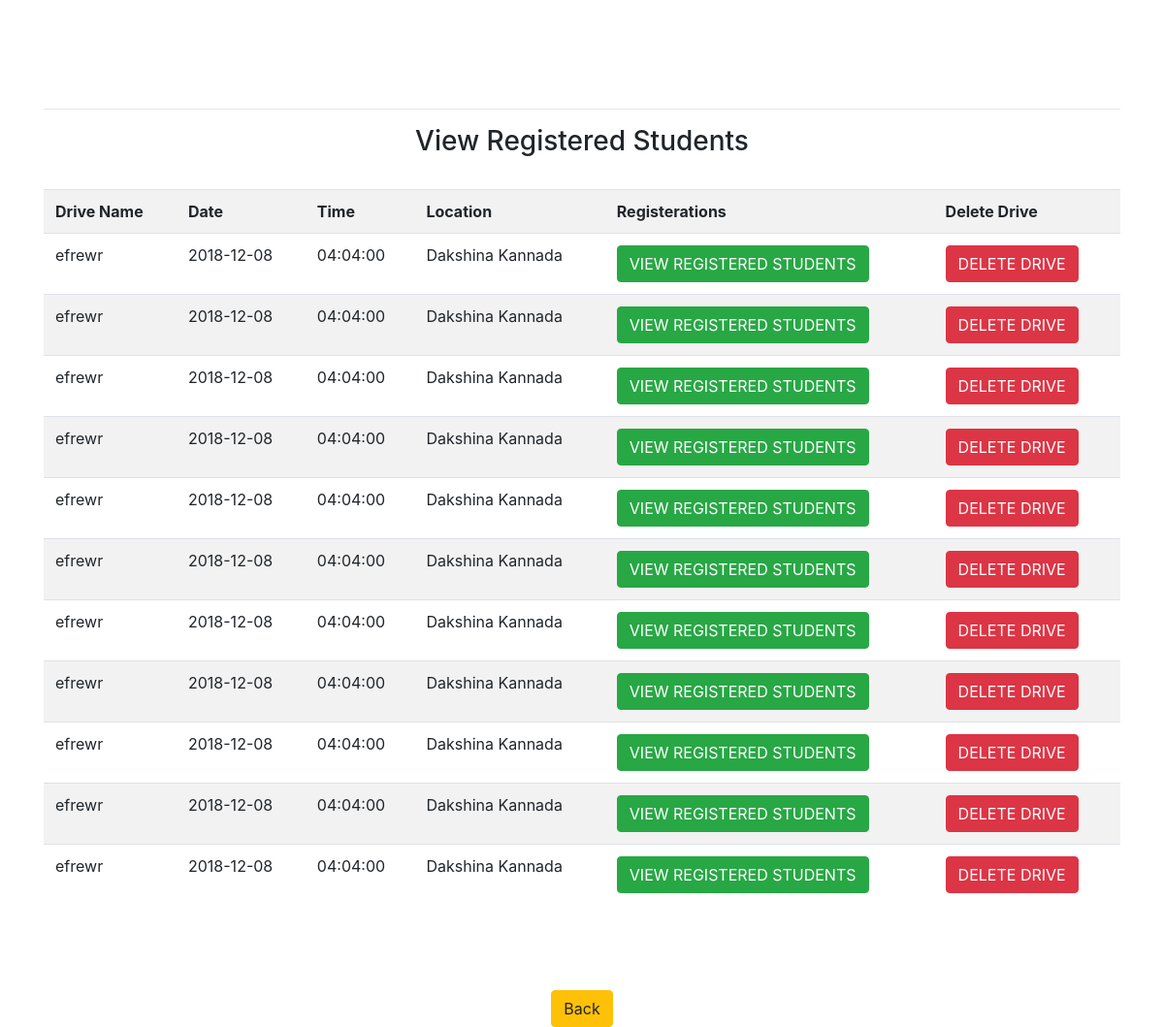
Before: /managedrives.php (signed in) with the older database file.
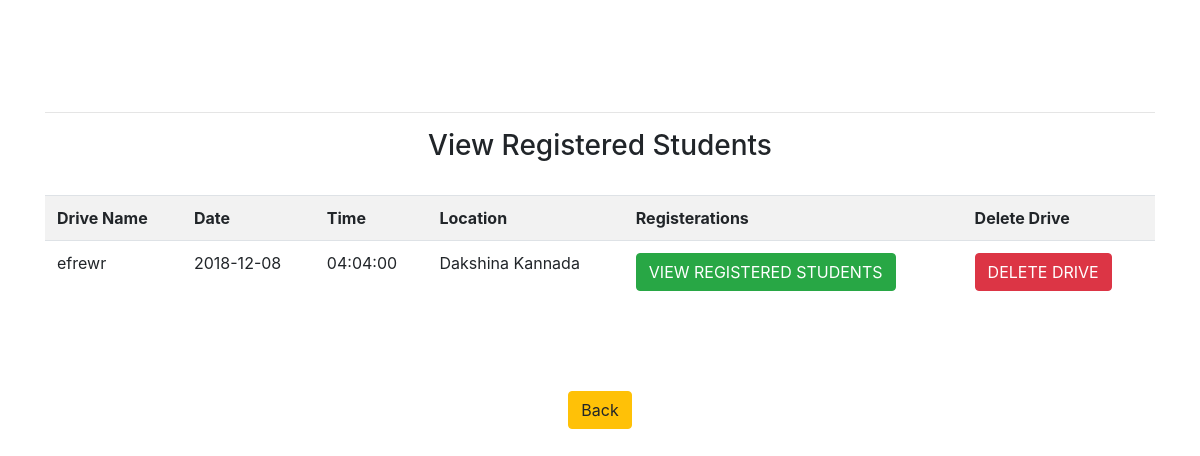
After: the same page with the newer database file.
### tables this page shows
CREATE TABLE `drives` (
  `dr_id` int(11) NOT NULL,
  `drname` varchar(40) NOT NULL,
  `drdetails` varchar(500) NOT NULL,
  `drdate` date NOT NULL,
  `drtime` time NOT NULL,
  `drlocation` varchar(60) NOT NULL,
  `drtype` varchar(50) NOT NULL,
  `drbranch` varchar(20) NOT NULL,
  `drcutoff` float NOT NULL
);

### managedrives.php (the view, shortened to what this page needs)
<html>
    <head>
       <link rel="stylesheet" href="css/bs.css">
    </head>
<body><br><br><center>
<div class="container">
<br><br><hr><h3>View Registered Students</h3><br>
<?php
$event="SELECT * FROM drives";
$result = mysqli_query($sccon,$event);
echo "<table class='table table-striped'> <tr><th>Drive Name</th> <th>Date</th> <th>Time</th> <th>Location</th> <th>Registerations</th><th>Delete Drive</th></tr>";
while($row = mysqli_fetch_array($result)) {
    echo "<tr>";
    echo "<td>".$row['drname']."</td>";
    $t=$row['dr_id'];
    echo "<td>".$row['drdate']."</td>";
    echo "<td>".$row['drtime']."</td>";
    echo "<td>".$row['drlocation']."</td>";
    echo "<td><a href='registered.php?q=".$t."'><button class='btn btn-success'>VIEW REGISTERED STUDENTS</button></td>";
    echo "<td><a href='ups.php?d=".$t."'><button class='btn btn-danger'>DELETE DRIVE</button></td>";
    echo "</tr>";
}
echo "</table><br>";
?>
<br><br><a href='add.php'><button class="btn btn-warning">Back</button></a></center>
</div></body>
</html>

Changed rows visible on the page:
removed drives: drname "efrewr", drdate "2018-12-08", drtime "04:04:00", drlocation "Dakshina Kannada"
removed drives: drname "efrewr", drdate "2018-12-08", drtime "04:04:00", drlocation "Dakshina Kannada"
removed drives: drname "efrewr", drdate "2018-12-08", drtime "04:04:00", drlocation "Dakshina Kannada"
removed drives: drname "efrewr", drdate "2018-12-08", drtime "04:04:00", drlocation "Dakshina Kannada"
removed drives: drname "efrewr", drdate "2018-12-08", drtime "04:04:00", drlocation "Dakshina Kannada"
removed drives: drname "efrewr", drdate "2018-12-08", drtime "04:04:00", drlocation "Dakshina Kannada"
removed drives: drname "efrewr", drdate "2018-12-08", drtime "04:04:00", drlocation "Dakshina Kannada"
removed drives: drname "efrewr", drdate "2018-12-08", drtime "04:04:00", drlocation "Dakshina Kannada"
removed drives: drname "efrewr", drdate "2018-12-08", drtime "04:04:00", drlocation "Dakshina Kannada"
removed drives: drname "efrewr", drdate "2018-12-08", drtime "04:04:00", drlocation "Dakshina Kannada"
